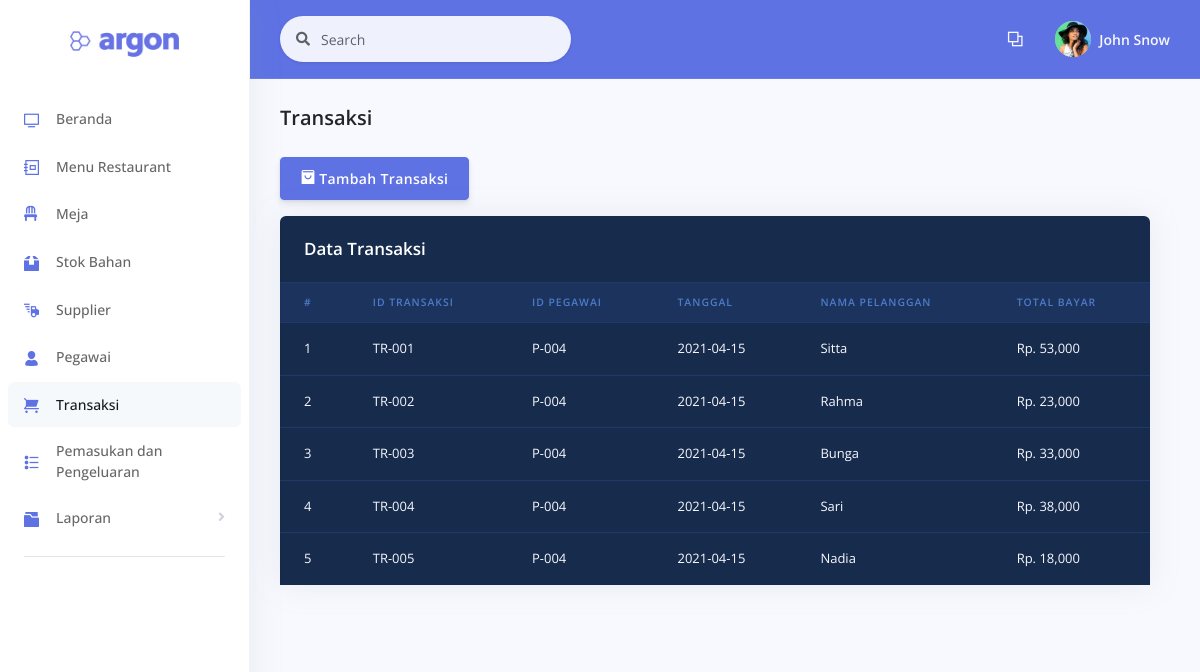
The app's page /examples/transaksi.php, older data.
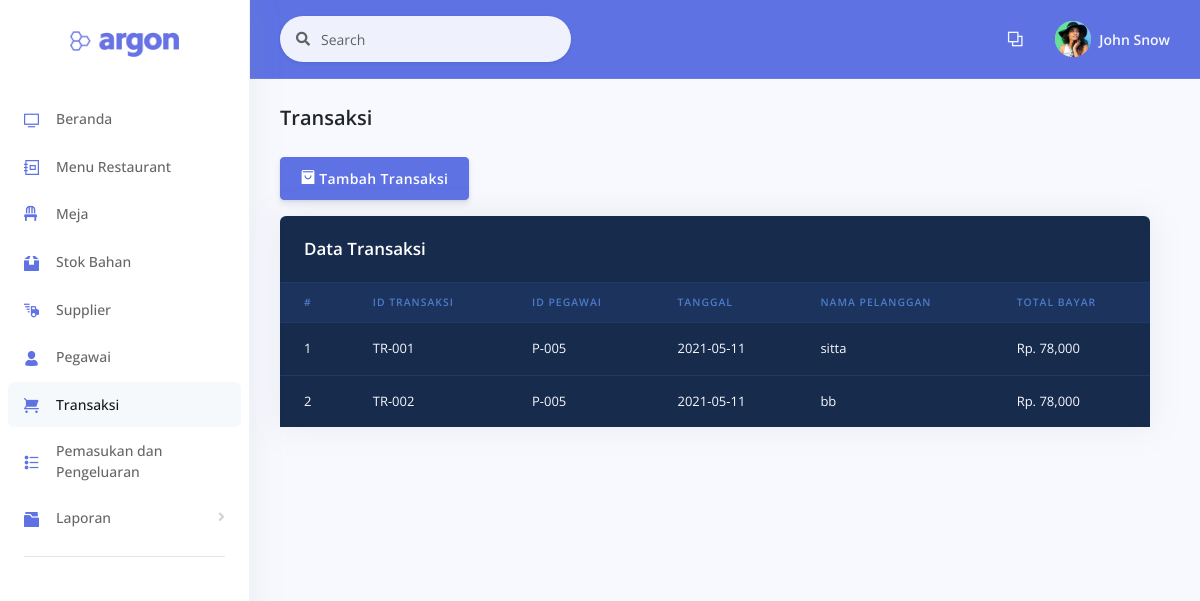
The same page, newer data.
### tables this page shows
CREATE TABLE `transaksi` (
  `id_transaksi` varchar(7) NOT NULL,
  `id_pegawai` varchar(7) NOT NULL,
  `id_meja` varchar(7) NOT NULL,
  `nama_pelanggan` varchar(50) NOT NULL,
  `tanggal` date NOT NULL,
  `total_bayar` int(11) NOT NULL,
  `pajak` int(11) NOT NULL,
  `tunai` int(11) NOT NULL,
  `kembali` int(11) NOT NULL
);

### examples/functions.php (called while the page is built, shortened)
<?php
function koneksi() {
	$conn = mysqli_connect("localhost", "root", "");
	mysqli_select_db($conn, "pw_restaurant");
	return $conn;
}
function query($sql) {
	$conn = koneksi();
	$result = mysqli_query($conn, "$sql");
	$rows = [];
	while ($row = mysqli_fetch_assoc($result)) {
		$rows[] = $row;
	}
	return $rows;
}
?>

### examples/transaksi.php (the view, shortened to what the changed rows need)
<?php
  require 'functions.php';
  $transaksi = query("SELECT * FROM transaksi");
?>
<!DOCTYPE html>
<html>
<head>
  <link rel="stylesheet" href="../assets/vendor/nucleo/css/nucleo.css" type="text/css">
  <link rel="stylesheet" href="../assets/vendor/@fortawesome/fontawesome-free/css/all.min.css" type="text/css">
  <link rel="stylesheet" href="../assets/css/argon.css?v=1.2.0" type="text/css">
  <link rel="stylesheet" href="../assets/css/style.css">
</head>
<body>
  <div class="main-content" id="panel">
    <div class="header pb-6">
      <div class="container-fluid">
        <div class="header-body">
            <div class="row tabel-gelap">
              <div class="col">
                <div class="card bg-default shadow">
                  <div class="table-responsive">
                    <table class="table align-items-center table-dark table-flush">
                      <thead class="thead-dark">
                        <tr>
                          <th scope="col" class="sort" data-sort="name">#</th>
                          <th scope="col" class="sort" data-sort="budget">ID Transaksi</th>
                          <th scope="col" class="sort" data-sort="status">ID Pegawai</th>
                          <th scope="col" class="sort" data-sort="status">Tanggal</th>
                          <th scope="col" class="sort" data-sort="status">Nama Pelanggan</th>
                          <th scope="col" class="sort" data-sort="status">Total Bayar</th>
                        </tr>
                      </thead>
                      <tbody class="list">
                      <?php $i = 1; ?>
                      <?php foreach ($transaksi as $trans) { ?>
                        <tr>
                          <td><?php echo $i++; ?></td>
                          <td><?php echo $trans['id_transaksi']; ?></td>
                          <td><?php echo $trans['id_pegawai']; ?></td>
                          <td><?php echo $trans['tanggal']; ?></td>
                          <td><?php echo $trans['nama_pelanggan']; ?></td>
                          <td>Rp. <?php echo number_format($trans['total_bayar']); ?></td>
                        </tr>
                      <?php } ?>
                      </tbody>
                    </table>
                  </div>
                </div>
              </div>
            </div>
        </div>
      </div>
    </div>
  </div>
</body>
</html>

Row changes from the older to the newer data that the page shows:
removed transaksi: id_transaksi "TR-003", id_pegawai "P-004", tanggal "2021-04-15", nama_pelanggan "Bunga", total_bayar "33,000"
removed transaksi: id_transaksi "TR-004", id_pegawai "P-004", tanggal "2021-04-15", nama_pelanggan "Sari", total_bayar "38,000"
removed transaksi: id_transaksi "TR-005", id_pegawai "P-004", tanggal "2021-04-15", nama_pelanggan "Nadia", total_bayar "18,000"
changed transaksi "TR-001": id_pegawai "P-004" → "P-005"; tanggal "2021-04-15" → "2021-05-11"; nama_pelanggan "Sitta" → "sitta"; total_bayar "53,000" → "78,000"
changed transaksi "TR-002": id_pegawai "P-004" → "P-005"; tanggal "2021-04-15" → "2021-05-11"; nama_pelanggan "Rahma" → "bb"; total_bayar "23,000" → "78,000"
